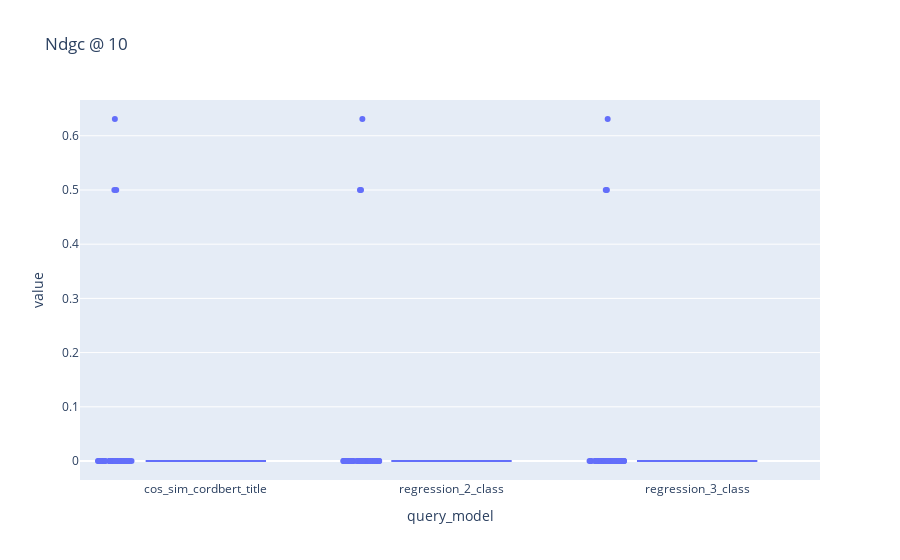

The notebook cell saved with this chart:
### Code cell
fig = px.box(
    metric_values_bert_abstract[metric_values_bert_abstract.metric == "ndcg_10"],
    x="query_model",
    y="value",
    title="Ndgc @ 10",
    points="all"
)
fig.show()

### Figure 1 — Plotly figure (JSON) as saved in the notebook; plotly's stock layout.template omitted (floating-point values rounded to 4 significant figures; data arrays with more than 128 entries replaced by an {"elided": "..."} marker saying what was removed)
{"data": [{"alignmentgroup": "True", "boxpoints": "all", "hovertemplate": "query_model=%{x}<br>value=%{y}<extra></extra>", "legendgroup": "", "marker": {"color": "#636efa"}, "name": "", "notched": false, "offsetgroup": "", "orientation": "v", "showlegend": false, "type": "box", "x": {"elided": "150 str values"}, "x0": " ", "xaxis": "x", "y": {"elided": "150 float values"}, "y0": " ", "yaxis": "y"}], "layout": {"boxmode": "group", "legend": {"tracegroupgap": 0}, "title": {"text": "Ndgc @ 10"}, "xaxis": {"anchor": "y", "domain": [0, 1], "title": {"text": "query_model"}}, "yaxis": {"anchor": "x", "domain": [0, 1], "title": {"text": "value"}}}}
